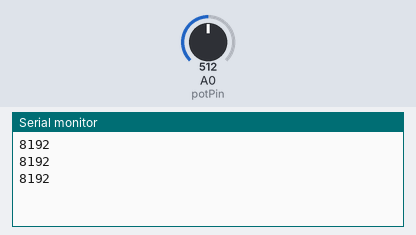
Bench run of a sketch on a simulated Arduino Zero (SAMD21). Parts: the last lines printed to the serial monitor. The inputs (shaded band) are chosen by the test bench; at power-on: A0 (potPin) = 512 (analog values on the 0–1023 scale).

Above: at 1.3 s.
1.4 s: A0 (potPin) set to 716
At 1.9 s:
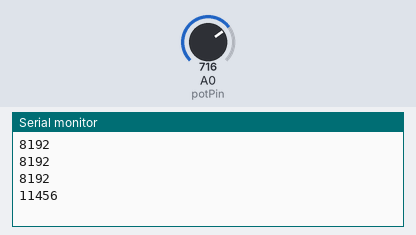
2.9 s: A0 (potPin) set to 900
At 3.4 s:
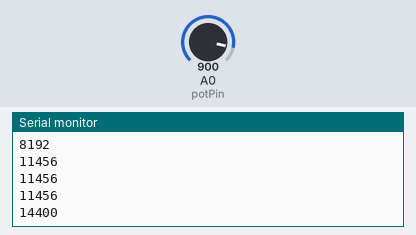
Timing chart, 0 to 5.9 s (numbered marks = the images above; inputs shaded):
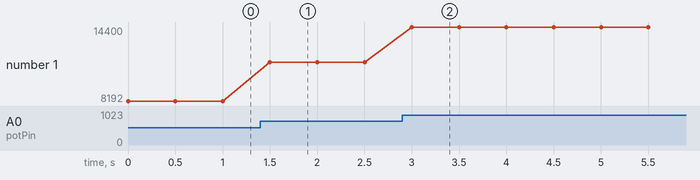

The sketch:

diy8_1_1.ino
```cpp
// 調整Arduino UNO R4開發板的類比輸入解析度

const byte potPin = A0;

void setup() {
  Serial.begin(9600);  // 以9600bps速率初始化序列埠
  analogReadResolution(14);  // 類比數位轉換器解析度設為14位元
}

void loop() {
  int val = analogRead(potPin);  // 讀取並暫存類比輸入值
  Serial.println(val);
  delay(500);
}
```

Measured:
- after the input at 1.4 s, the serial monitor: prints a new line after 0.10 s (image 1)
- after the input at 2.9 s, the serial monitor: prints a new line after 0.10 s (image 2)
- plotted number 1: 8192 → 11456 after the input at 1.4 s, 11456 → 14400 after the input at 2.9 s
